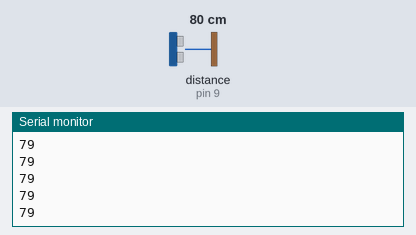
This sketch was run on a simulated Arduino Uno, built with avr-gcc and run on an emulated ATmega328P. Shown: the last lines printed to the serial monitor. Wiring (inferred from the names in the program): ultrasonic range finder: trigger pin 8; echo pin 9. Inputs (shaded band) come from the test bench; at power-on: distance to the obstacle (sensor on pin 9) 80 cm. The echo pulse lasts 58.3 µs per cm.

Above: at 1.2 s.
1.3 s: distance to the obstacle (sensor on pin 9) set to 2 cm
At 1.34 s:
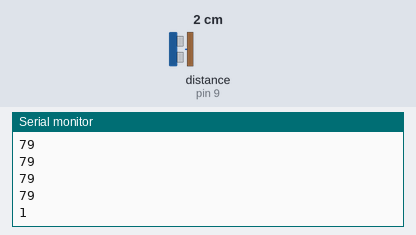
2.8 s: distance to the obstacle (sensor on pin 9) set to 4 cm
At 2.81 s:
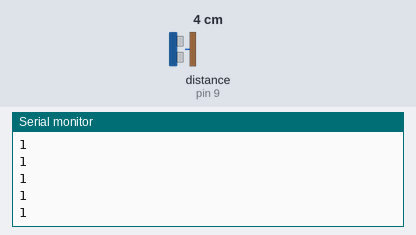
Timing chart, 0 to 5.8 s (numbered marks = the images above; inputs shaded):
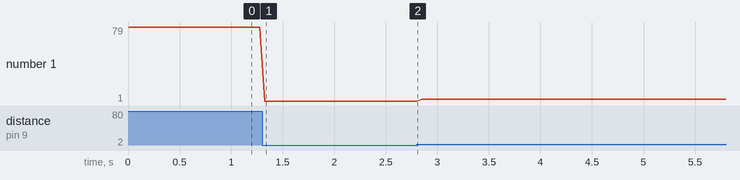

The sketch:

ultrasonik_mesafe_sensoru.ino
```cpp
#define trig 8
#define echo 9

void setup() {
  Serial.begin(9600);
  pinMode(trig,OUTPUT);
  pinMode(echo,INPUT);
}
void loop() {
  digitalWrite(trig,HIGH);
  delayMicroseconds(15);
  digitalWrite(trig,LOW);
  int sure=pulseIn(echo,HIGH);
  int mesafe=sure*0.0343/2;
  Serial.println(mesafe);
  delay(50);
}
```

Measured:
- after the input at 1.3 s, the serial monitor: prints a new line at once (image 1)
- plotted number 1: 79 → 1 after the input at 1.3 s, 1 → 3 after the input at 2.8 s
